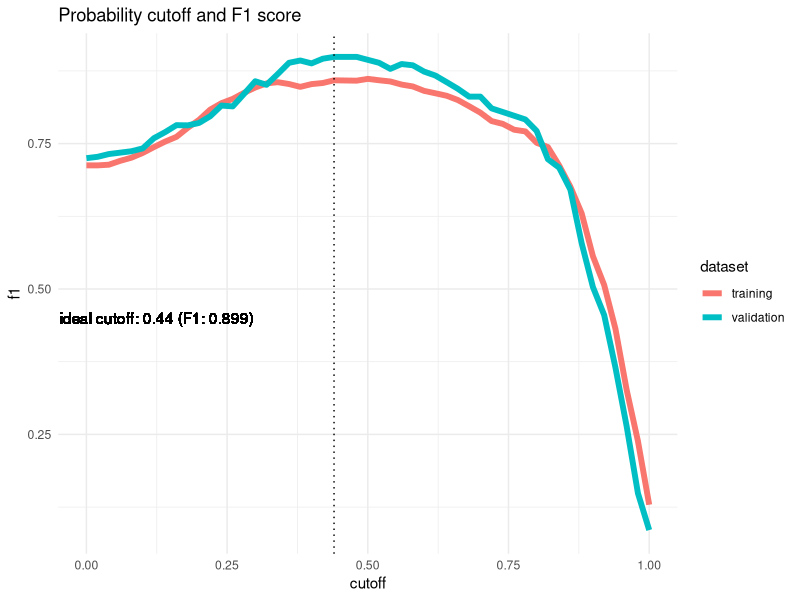
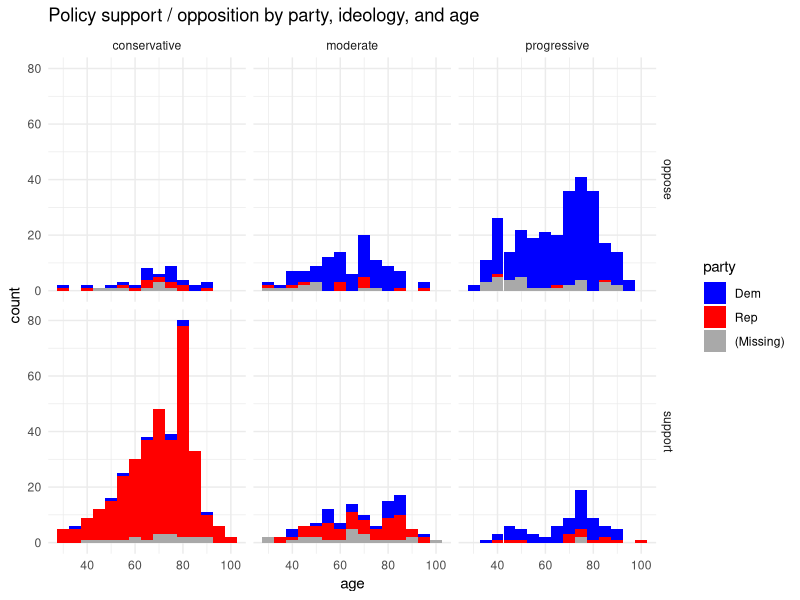

Reproduce these figures in R, in order.
## ---- chunk 1

knitr::opts_chunk$set(echo = FALSE, message = FALSE, warning = FALSE,
                      fig.width = 8, fig.asp = 0.618, fig.align = "center")

library(tidyverse)
library(lubridate)

theme_set(theme_minimal())

test_data <- read_csv(here::here("data/test_data.csv"))
train_pred <- read_csv(here::here("output/train_predictions.csv"))

## ---- chunk 2
calc_f1 <- function(cutoff) {
  
  train_pred %>% 
    mutate(
      cutoff = cutoff,
      label = if_else(pred >= cutoff, 1, 0),
      tp = if_else(target == 1 & label == 1, 1, 0),
      tn = if_else(target == 0 & label == 0, 1, 0),
      fp = if_else(target == 0 & label == 1, 1, 0),
      fn = if_else(target == 1 & label == 0, 1, 0)
    ) %>% 
    group_by(cutoff, type) %>% 
    summarise(
      total = n(),
      tpr = sum(tp) / sum(target == 1),
      fpr = sum(fp) / sum(target == 0),
      fnr = sum(fn) / sum(target == 1),
      tnr = sum(tn) / sum(target == 0),
      prec = sum(tp) / (sum(tp) + sum(fp)),
      recall = sum(tp) / (sum(tp) + sum(fn))
    ) %>% 
    mutate(f1 = 2 * ((prec *  recall) / (prec + recall))) %>% 
    ungroup()
}

cutoffs <- seq(0, 1, by = 0.02) %>% 
    map_dfr(calc_f1) 

## ---- chunk 3

max_f1 <- cutoffs %>%
    filter(type == "holdout") %>%
    filter(f1 == max(f1)) %>%
    slice(1)

f1_label <- paste0(
    'ideal cutoff: ', max_f1$cutoff, " (F1: ", round(max_f1$f1, 3), ")"
)

cutoffs %>% 
    mutate(type = fct_relevel(type, "train")) %>%
    ggplot(aes(cutoff, f1, color = type)) +
        geom_line(size = 2) +
        geom_vline(xintercept = max_f1$cutoff, linetype = 3) +
        scale_color_discrete(labels = c("training", "validation")) +
        geom_text(aes(x = 0.125, y = 0.45, label = f1_label), inherit.aes = FALSE) + 
        labs(title = "Probability cutoff and F1 score",
             color = "dataset")
## ---- chunk 4

test_data %>%
    filter(!is.na(target), party == "Dem") %>%
    group_by(gender, race_4, edu, employ) %>%
    count(target) %>%
    filter(!is.na(race_4), !is.na(employ), !is.na(employ)) %>%
    mutate(pct = scales::percent(n / sum(n)),
           label = paste0(pct, " (", sum(n), ")")) %>%
    ungroup() %>%
    mutate(
        employ = case_when(
            employ == 1 ~ "employed",
            employ == 0 ~ "unemployed"
        ),
        race_4 = fct_relevel(race_4, c("White", "Latinx", "Black")),
    ) %>%
    unite(` `, gender, edu, employ, sep = ", ") %>% 
    filter(target == 0) %>%
    select(-target, -n, -pct) %>% 
    spread(race_4, label, fill = "0%") %>%
    knitr::kable(caption = "Policy opposition by gender, educational attainment, employment, and race among Democrats")
## ---- chunk 5

test_data %>% 
    filter(!is.na(target)) %>% 
    mutate(
        party = fct_explicit_na(party),
        age = year(as.period(interval(ymd(paste0(birth_year, "0101")), today()))),
        ideo = case_when(
            ideo == 1 ~ "progressive",
            ideo == 0 ~ "moderate",
            ideo == -1 ~ "conservative"
        ),
        target = case_when(
            target == 1 ~ "support",
            target == 0 ~ "oppose"
        )
    ) %>% 
    ggplot(aes(age, fill = party)) +
    geom_histogram(binwidth = 5) +
    facet_grid(target ~ ideo) +
    scale_fill_manual(values = c("blue", "red", "dark grey")) +
    labs(title = "Policy support / opposition by party, ideology, and age")
